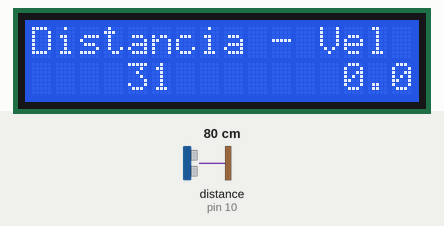
Recording of a sketch running on a simulated Arduino Uno, built with avr-gcc and run on an emulated ATmega328P. On the bench: 16×2 character LCD. Wiring (inferred from the names in the program): ultrasonic range finder: trigger pin 9; echo pin 10. Inputs (shaded band) come from the test bench; at power-on: distance to the obstacle (sensor on pin 10) 80 cm. The echo pulse lasts 58.3 µs per cm.

Above: at 1.2 s.
1.3 s: distance to the obstacle (sensor on pin 10) set to 250 cm
At 3.5 s:
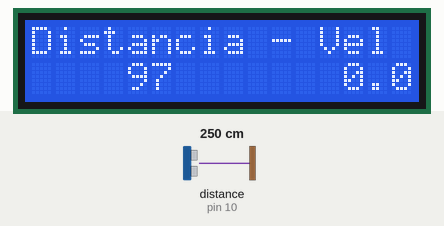
4.1 s: distance to the obstacle (sensor on pin 10) set to 2 cm
At 4.8 s:
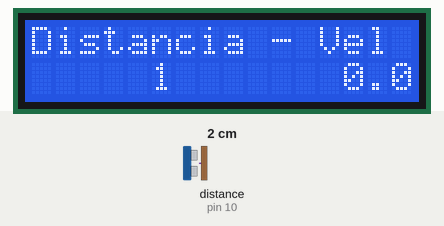
5.9 s: distance to the obstacle (sensor on pin 10) set to 9 cm
At 6.6 s:
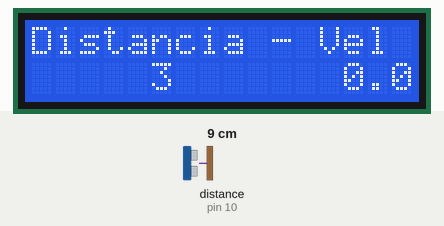
Timing chart, 0 to 8.9 s (numbered marks = the images above; inputs shaded):
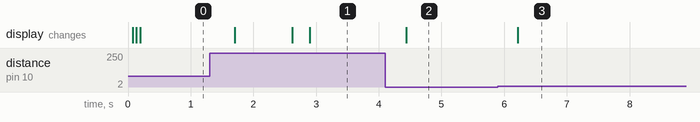

The sketch:

LCD_displays_Ultrasonic_distance.ino
```cpp
// Include the LiquidCrystal Library required for the LCD
#include <LiquidCrystal.h>

// Include the Median Filter libary required to filter the noisy values of the Ultrasonic Range finder
#include <MedianFilter.h>

// LCD interface pin assignment
const unsigned char rs = 12, enable = 11, data_4 = 5, data_5 = 4, data_6 = 3, data_7 = 2;

// Utrasonic range finder pin assignment
const unsigned char echo_pin = 10, trig_pin = 9;

// Variable definitions for the ultrasonic range finder
unsigned long duration;
float distance, previous_distance, _speed;

// Instantiate LiquidCrystal object with the pre-selected pins
LiquidCrystal lcd(rs, enable, data_4, data_5, data_6, data_7);

// Instantiate MedianFilter object with filter size of 9 elements and preset of 0
MedianFilter distance_filter(11, 0);
MedianFilter _speed_filter(7, 0);

void setup() {
  // Set the trigger pin as an output
  pinMode(trig_pin, OUTPUT);
  // Set the echo pin as input
  pinMode(echo_pin, INPUT);

  // Set up the LCD's number of columns and rows
  lcd.begin(16, 2);

  Serial.begin(9600);

  // Print a string to make the intention of the display clear
  lcd.print("Distancia - Vel");
}

void loop() {


  // Clears the trigPin
  digitalWrite(trig_pin, LOW);
  delayMicroseconds(2);

  // Sets the trigPin on HIGH state for 10 micro seconds
  digitalWrite(trig_pin, HIGH);
  delayMicroseconds(10);
  digitalWrite(trig_pin, LOW);

  // Reads the echoPin, returns the sound wave travel time in microseconds
  duration = pulseIn(echo_pin, HIGH);

  // Calculating the distance
  distance = duration * 0.034 / 2;
  distance = distance * 0.393701; //Convert to inches

  // Filter distance
  distance_filter.in(distance*10.0);

    // Calculating the speed
  _speed = ((distance_filter.out()/10.0) - (previous_distance))/0.05;
  _speed_filter.in(_speed*10.0);

  lcd.setCursor(0,1);

  if(distance_filter.out()/10.0<10){
    lcd.print("     ");
    lcd.print(round(distance_filter.out()/10.0));
    lcd.print("   ");
  }
  else if(distance_filter.out()/10.0<100){
    lcd.print("    ");
    lcd.print(round(distance_filter.out()/10.0));
    lcd.print("   ");
  }
  else if(distance_filter.out()/10.0<859){
    lcd.print("   ");
    lcd.print(round(distance_filter.out()/10.0));
    lcd.print("   ");
  }
  else{
    lcd.print("Unknown  ");
  }

  lcd.setCursor(11,1);
  if(fabs(_speed_filter.out()/10.0) < 10.0){
    lcd.print("  ");
    lcd.print(fabs(_speed_filter.out()/10.0));
    lcd.print("      ");
  }
  else if(fabs(_speed_filter.out()/10.0) < 100.0){
    lcd.print(" ");
    lcd.print(fabs(_speed_filter.out()/10.0));
    lcd.print("      ");  }
  else if(fabs(_speed_filter.out()/10.0) < 1000.0){
    lcd.print(fabs(_speed_filter.out()/10.0));
    lcd.print("      ");
  }


  previous_distance = distance_filter.out()/10.0;
  delay(50);
}
```

Measured:
- after the input at 1.3 s, the display: changes after 0.40 s (image 1)
- after the input at 4.1 s, the display: changes after 0.34 s (image 2)
- after the input at 5.9 s, the display: changes after 0.32 s (image 3)
